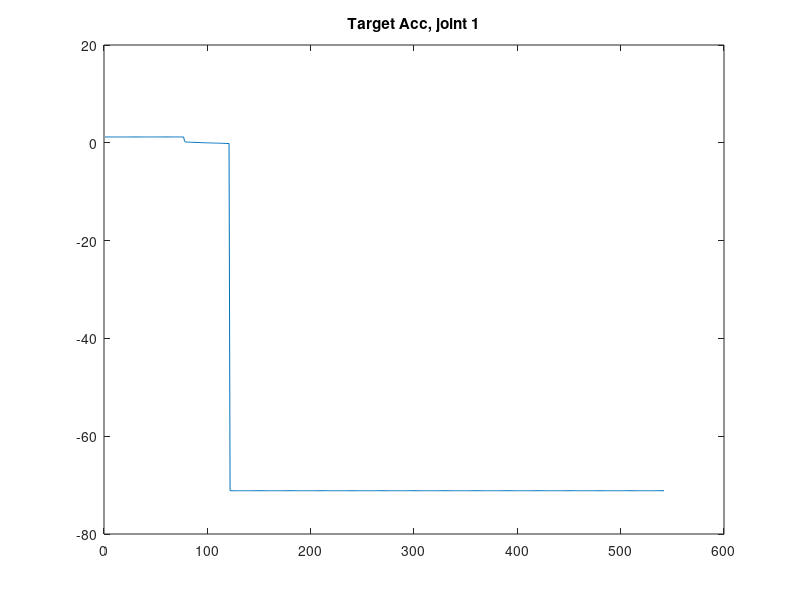
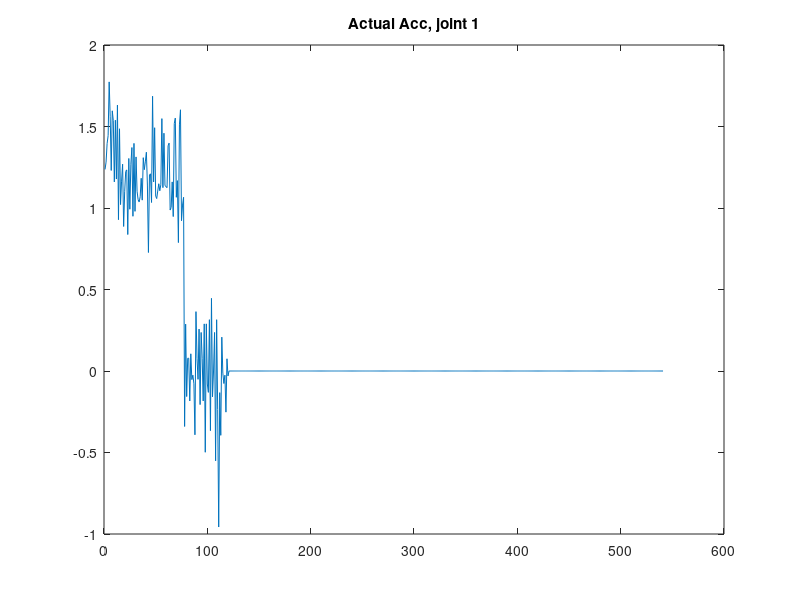
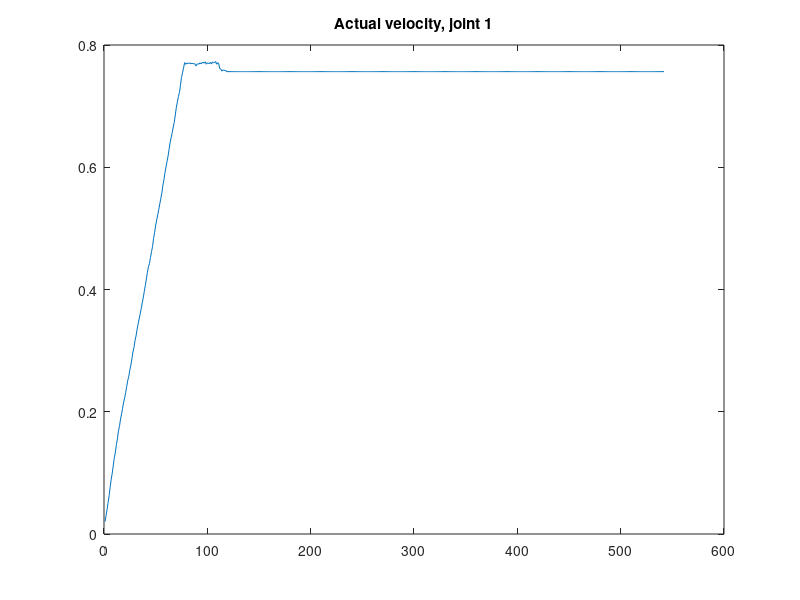
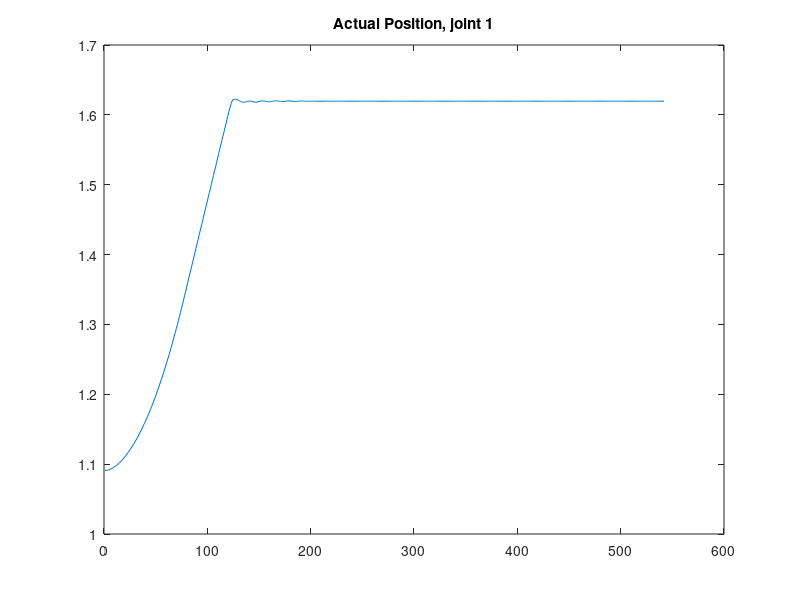

MATLAB code to generate these figures, in order:
%%
close all;
clc;
load HurtigTilLangsom.txt

test01 = HurtigTilLangsom

qActual = test01(230:end,3:8); % Actual Position
qdActual = test01(230:end,9:14); %Actual  Velocity
qddTarget = test01(230:end,15:20); % Target acc


qdAcc = diff(qdActual)/0.008; % Acceleration

%plot(qdAcc(:,1)) % Base joint acc



figure()
plot(qddTarget(:,1))
title('Target Acc, joint 1');

figure()
plot(qdAcc(:,1))
title('Actual Acc, joint 1');

figure()
plot(qdActual(:,1))
title('Actual velocity, joint 1');

figure()
plot(qActual(:,1))
title('Actual Position, joint 1');

%%
%%

clc;
load LangsomTilHurtig.txt

test02 = LangsomTilHurtig

qActual = test02(230:end,3:8); % Actual Position
qdActual = test02(230:end,9:14); %Actual  Velocity
qddTarget = test02(230:end,15:20); % Target acc


qdAcc = diff(qdActual); % Acceleration

%plot(qdAcc(:,1)) % Base joint acc



figure()
plot(qddTarget(:,1))
title('2 Target Acc, joint 1');

figure()
plot(qdActual(:,1))
title('2 Actual velocity, joint 1');

figure()
plot(qActual(:,1))
title('2 Actual Position, joint 1');
